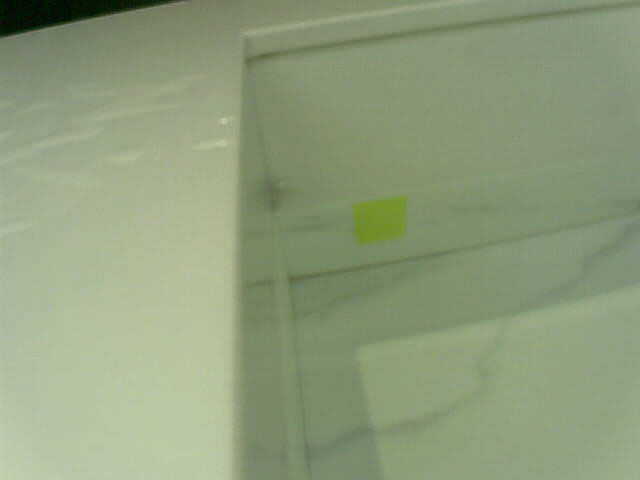
#> input picture S6_SousEau_Couleur.jpg, 640 x 480 px
$ python detect_inondation.py   (older library calls are emulated)
#> lines starting #> are read from the running program, lines starting #| are printed output that depends on the picture; after the words box and inside, x2 and y2 are one past the last pixel; in counts of white or black regions, pixels touching at a corner belong together
#> further down, im_flash is the input picture: shape (480, 640, 3); mean B, G, R 124.6, 156.7, 142.6
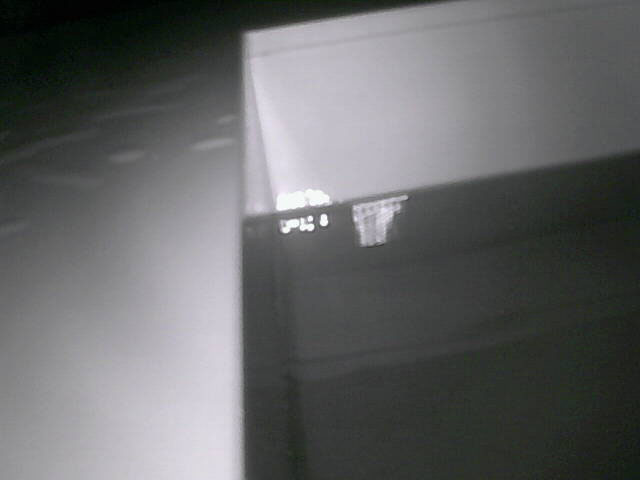
#> input picture S6_SousEau_NB.jpg, 640 x 480 px
#> further down, im_nocturne is the input picture: shape (480, 640, 3); mean B, G, R 102, 101.4, 100.3
### strel.py
__author__ = 'chaussard'

import numpy as np
from operator import itemgetter
import math

#Fonction permettant de construire un element structurant
#Il faut choisir le type (disque, carre, diamant, ligne)
#Puis le parametre de taille et, dans le cas de la ligne, le parametre d'angle
#L'element structurant est donne sous forme de liste de coordonnees
def build_as_list(type, size, angle):
    if (type  == 'disque'):
        Strel = [] #Le resultat sera une liste de coordonnees
        #On parcourt tous les pixels entre -size et size pour tester si le disque passerait par le pixel : si oui, on l'allume
        for x in range(-((np.int)(size))-1,((np.int)(size))+2):
            for y in range(-((np.int)(size))-1,((np.int)(size))+2):
                if( (abs(x)-0.5)*(abs(x)-0.5) + (abs(y)-0.5)*(abs(y)-0.5) <= size*size ):
                    Strel.append((y,x))

    elif (type == 'carre'):
        #On place dans le resultat toutes les coordonnees entre -size et size inclus
        Strel = [(y,x) for x in range(-size, size+1) for y in range(-size, size+1)]

    elif (type == 'diamant'):
        #On parcourt ligne par ligne pour ajouter les segments qu'il faut
        Strel = [(i,j) for i in range(-size,size+1) for j in range(-size+abs(i), size-abs(i)+1)]


    elif (type == 'ligne'):
        Strel = []
        #Une ligne
        d=size
        a=angle

        #On place l'angle dans un intervalle entre 90 et -90
        while (a > 90):
            a = a - 180
        while (a < -90):
            a = a + 180
        #Si l'angle est superieur a 45deg, on retire 90def et on tournera le resultat obtenu...
        rot=0
        if (a>45):
            a = a-90
            rot=1
        elif (a<-45):
            a = a+90
            rot=3;
        #Conversion de l'angle en radian
        a=a*math.pi/180
        #Petite conversion pour ramener l'angle par rapport au coin inferieur gauche de l'ecran
        a=-a

        #Calcul de la taille de l'element structurant en fonction de d
        lx = int(math.ceil(d/math.sqrt(1+math.tan(a)*math.tan(a))))
        if(lx==0):
            lx = 1
        ly = int(math.ceil(d*math.tan(abs(a))/math.sqrt(1+math.tan(a)*math.tan(a))))
        if(ly==0):
            ly = 1

        #Allocation du resultat
        Strel = []

        #Algo de Bresenham
        for x in range(-lx,lx+1):
            y = math.tan(a)*x;
            Strel.append((int(round(y)), x))

        #Si nous devons tourner le resultat...
        if(rot>0):
            #La rotation s'effectue avec une transposee puis un flip horizontal
            for i in range(0, len(Strel)):
                Strel[i] = (-Strel[i][1], Strel[i][0])

    else:
        assert(False), type+" n'est pas un nom d'element structurant valide pour cette fonction."


    return Strel


#Fonction permettant de construire un element structurant
#Il faut choisir le type (disque, carre, diamant, ligne)
#Puis le parametre de taille et, dans le cas de la ligne, le parametre d'angle
#L'element structurant est donne sous forme d'une image
def build(type, size, angle=None):
	return toImage(build_as_list(type, size, angle))


#Fonction permettant de construire une image a partir d'une liste de points d'un element structurant
def toImage(Strel):
    if len(Strel) == 0:
        assert (False), "L element structurant donne en parametre est vide (trop petit)."

    #On recupere les plus grandes et petites coordonnees de l'element structurant
    max_i = max(Strel, key=itemgetter(0))[0]
    min_i = min(Strel, key=itemgetter(0))[0]
    max_j = max(Strel, key=itemgetter(1))[1]
    min_j = min(Strel, key=itemgetter(1))[1]


    #On alloue l'image de sortie
    Im = np.zeros([max_i-min_i+1, max_j-min_j+1, 1], np.uint8)

    for (i,j) in Strel:
        Im[i+abs(min_i), j+abs(min_j)] = 255

    return Im

### morpho.py
import cv2
from Commun import strel
import numpy as np

def dilatation(im, el):
    return cv2.dilate(im, el)

def erosion(im, el):
    return cv2.erode(im, el)

def gradient(im, el):
    return dilatation(im, el) - erosion(im, el)

def ouverture(im, el):
    return dilatation(erosion(im, el), el)

def fermeture(im, el):
    return erosion(dilatation(im, el), el)

def dilatation_cond(im, m, el):
    dilate=dilatation(m, el)
    return np.minimum(dilate, im)

def erosion_cond(im, m, el):
    erod=erosion(m, el)
    return np.maximum(erod, im)

# [7 lines left out: function reconstruction_inf, not called in this run]

def reconstruction_sup(im, m, el):
    now = m
    prev = np.zeros(m.shape, m.dtype)
    while not np.array_equal(now, prev):
        prev=now
        now=erosion_cond(im, now, el)
    return now

def ouverture_recon(im, el_ouv, el_recon):
    m=ouverture(im, el_ouv)
    return reconstruction_inf(im, m, el_recon)

def fermeture_recon(im, el_ferm, el_recon):
    m=fermeture(im, el_ferm)
    return reconstruction_sup(im, m, el_recon)

### myutil.py
import numpy as np
import cv2

def myseuil(im, s):
    im_s = np.zeros(im.shape, im.dtype)
    #im_s = np.zeros(im)
    im_s[im >= s]=255
    return im_s

# [26 lines left out: functions myseuil_interactif, bruit_sel, bruit_poivre_sel, not called in this run]

### detect_inondation.py
import cv2
import strel, morpho, myutil #des fichiers créés lors des TPs du cours traitement d'images à l'université Sorbonne paris nord
import numpy as np


def extraire_sombre(im_flash, s_sombre): # S=115 c bon
#> called with s_sombre = 115
    im_Gvert = im_flash[:, :, 1]#ouvrir l'im dans le canal vert
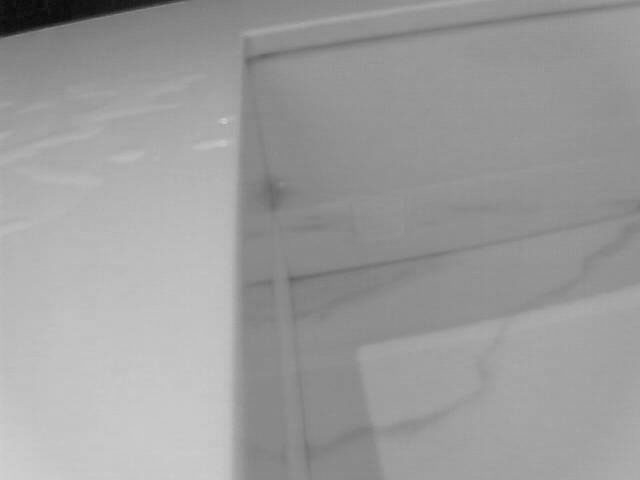
#> im_Gvert: shape (480, 640); min 9, max 207, mean 156.7
    im_Gvert_seuil = myutil.myseuil(im_Gvert, s_sombre)
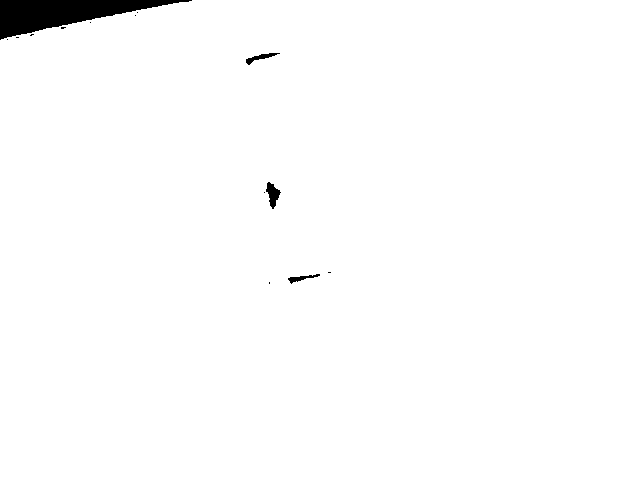
#> im_Gvert_seuil: shape (480, 640); 98.7% white; 14 black regions (10 under 20 px), largest, box (x1, y1, x2, y2) and area: (0, 0, 192, 40) 3640, (266, 182, 281, 209) 212, (246, 53, 280, 65) 135, (288, 274, 320, 284) 113
    return im_Gvert_seuil

def sans_sombre(im_flash, s_sombre):
    im_sombre=extraire_sombre(im_flash, s_sombre)
    im_Gbleu=im_flash[:, :, 0]#ouvrir l'im dans le canal bleu
    im_Gbleu[im_sombre<1]=255
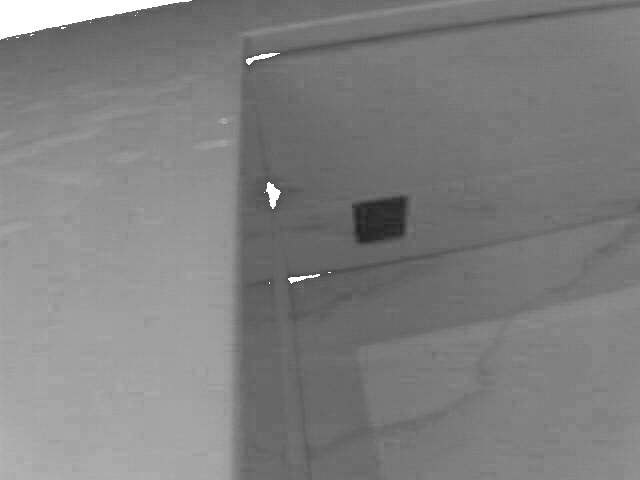
#> im_Gbleu: shape (480, 640); min 33, max 255, mean 127.7
    return im_Gbleu

def bande_seule(im_flash, s_sombre, s_bande): #s_bande=95 c bon
    im_res=sans_sombre(im_flash, s_sombre)
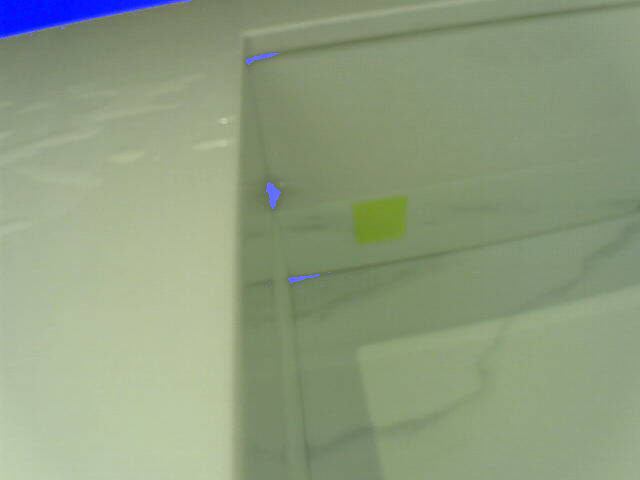
#> im_flash: shape (480, 640, 3); 1.34% of pixels changed, all inside (x1, y1, x2, y2) = (0, 0, 331, 284)
    im_res = myutil.myseuil(im_res, s_bande)
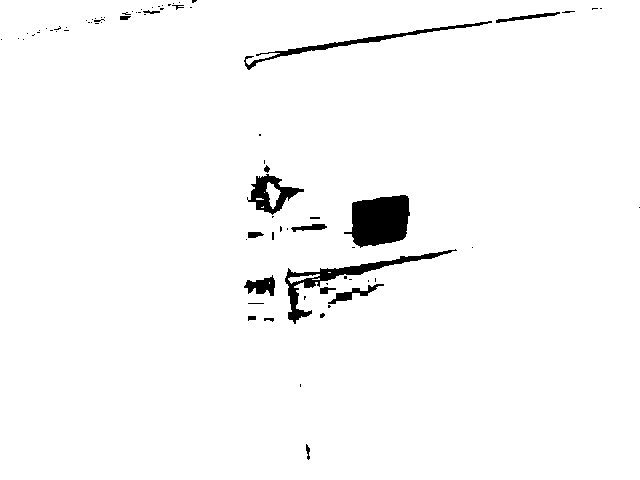
#> im_res: shape (480, 640); 97.5% white; 79 black regions (61 under 20 px), largest, box (x1, y1, x2, y2) and area: (344, 195, 410, 248) 2541, (285, 249, 457, 324) 1586, (244, 21, 492, 70) 1017
    el_ferm = strel.build('carre', 6)
    el_recon = strel.build('diamant', 1)
    im_res = morpho.fermeture_recon(im_res, el_ferm, el_recon)
#> in dilatation, `return cv2.dilate(im, el)`: returned value: shape (480, 640); 99.6% white; 1 black region, box (x1, y1, x2, y2) and area: (358, 202, 403, 239) 1355
#> in erosion, `return cv2.erode(im, el)`: returned value: shape (480, 640); 99.2% white; 1 black region, box (x1, y1, x2, y2) and area: (352, 196, 409, 245) 2483
#> the loop in reconstruction_sup, `while not np.array_equal(now, prev):` made 10 passes
#> pass 1, in erosion_cond, `erod=erosion(m, el)`:
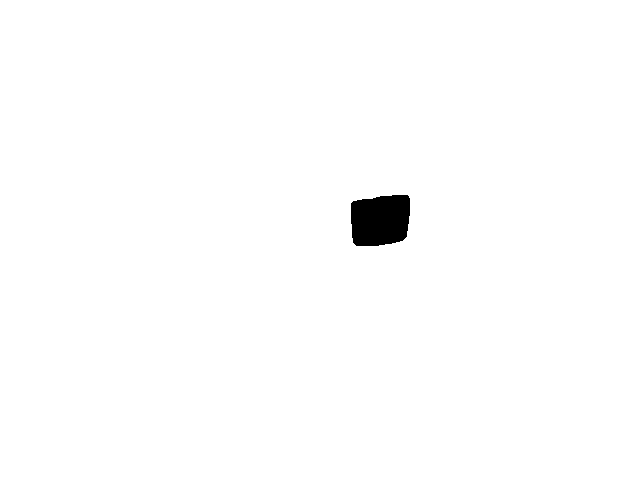
#> erod: shape (480, 640); 99.1% white; 1 black region, box (x1, y1, x2, y2) and area: (351, 195, 410, 246) 2672
#> after the loop in reconstruction_sup, `while not np.array_equal(now, prev):`: now: shape (480, 640); 99.2% white; 1 black region, box (x1, y1, x2, y2) and area: (344, 195, 410, 248) 2541
    return im_res

def niveau_lumiere(im_flash, im_nocturne, s_sombre, s_bande):
    res = bande_seule(im_flash, s_sombre, s_bande)
    n = np.mean(im_nocturne[res < 1])
#> n = 151.4
    return n

def existe_inondation(im_flash, im_nocturne, s_sombre, s_bande, seuil):
    n=niveau_lumiere(im_flash, im_nocturne, s_sombre, s_bande)
#> n = 151.4
    if n>seuil :
        return False
    else:
        return True

im_flash = cv2.imread("S6_SousEau_Couleur.jpg")
#im_flash = cv2.imread("S5_Sec_Couleur.jpg")
cv2.imshow('image', im_flash)

im_nocturne = cv2.imread("S6_SousEau_NB.jpg")
#im_nocturne = cv2.imread("S5_Sec_NB.jpg")

#res = sans_sombre(im_flash, 115)

#res=bande_seule(im_flash, 115, 95)


print(existe_inondation(im_flash, im_nocturne, 115, 95, 240))
#| True

cv2.waitKey(0)
